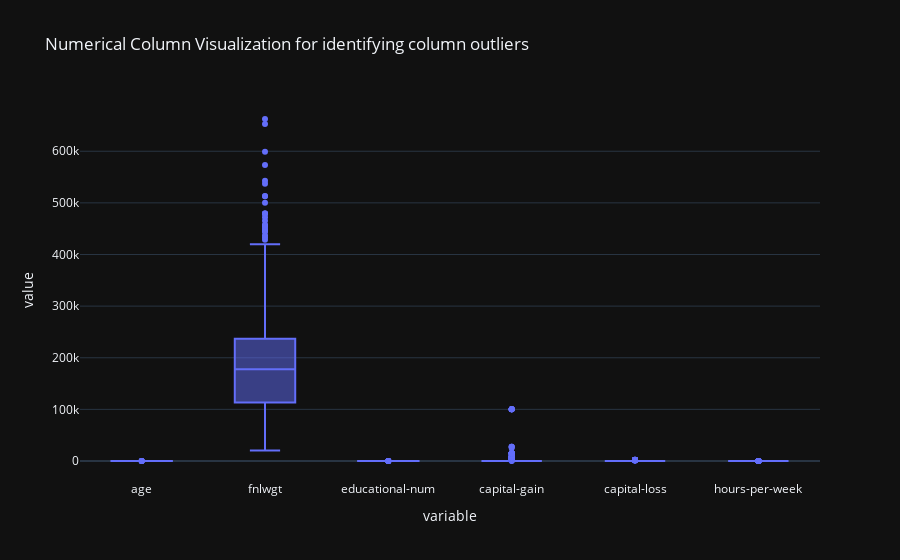

Notebook code for this chart:
### Code cell
def box_plot(df, dtypes):

    numerical_columns = []
    for col in df.columns:
        # histogram for numerical values
        if dtypes[col] == 'floating' or dtypes[col] == 'integer':
            numerical_columns.append(col)
            # Add traces for each numerical column
    data = []
    for column in numerical_columns:
        data.append(go.Box(y=df[column], name=column))

    layout = go.Layout(
    title="Numerical Column Visualization for identifying column outliers",
    yaxis_title="Value"
                        )
    fig = go.Figure(data=data, layout=layout)


    return fig

def box_plot(df, dtypes):
    numerical_columns = []
    for col in df.columns:
        if dtypes[col] == 'floating' or dtypes[col] == 'integer':
            numerical_columns.append(col)

    fig = px.box(df, y=numerical_columns, title="Numerical Column Visualization for identifying column outliers")

    return fig

import plotly.graph_objects as go
import plotly.express as px
adult_df = pd.read_csv('datasets/adult1000.csv')
def clean_dataset(df):
    #same as from helper.py of openML
    df = df.loc[:, df.isnull().mean() < 0.8]
    out = df.fillna(df.mode().iloc[0])
    return out
df = clean_dataset(adult_df)
box_plot(df, dtypes_adult)

### Figure 1 — Plotly figure (JSON) as saved in the notebook; plotly's stock layout.template omitted (floating-point values rounded to 4 significant figures; data arrays with more than 128 entries replaced by an {"elided": "..."} marker saying what was removed)
{"data": [{"alignmentgroup": "True", "hovertemplate": "variable=%{x}<br>value=%{y}<extra></extra>", "legendgroup": "", "marker": {"color": "#636efa"}, "name": "", "notched": false, "offsetgroup": "", "orientation": "v", "showlegend": false, "x": {"elided": "6000 str values"}, "x0": " ", "xaxis": "x", "y": {"elided": "6000 int values"}, "y0": " ", "yaxis": "y", "type": "box"}], "layout": {"xaxis": {"anchor": "y", "domain": [0.0, 1.0], "title": {"text": "variable"}}, "yaxis": {"anchor": "x", "domain": [0.0, 1.0], "title": {"text": "value"}}, "legend": {"tracegroupgap": 0}, "title": {"text": "Numerical Column Visualization for identifying column outliers"}, "boxmode": "group"}}
